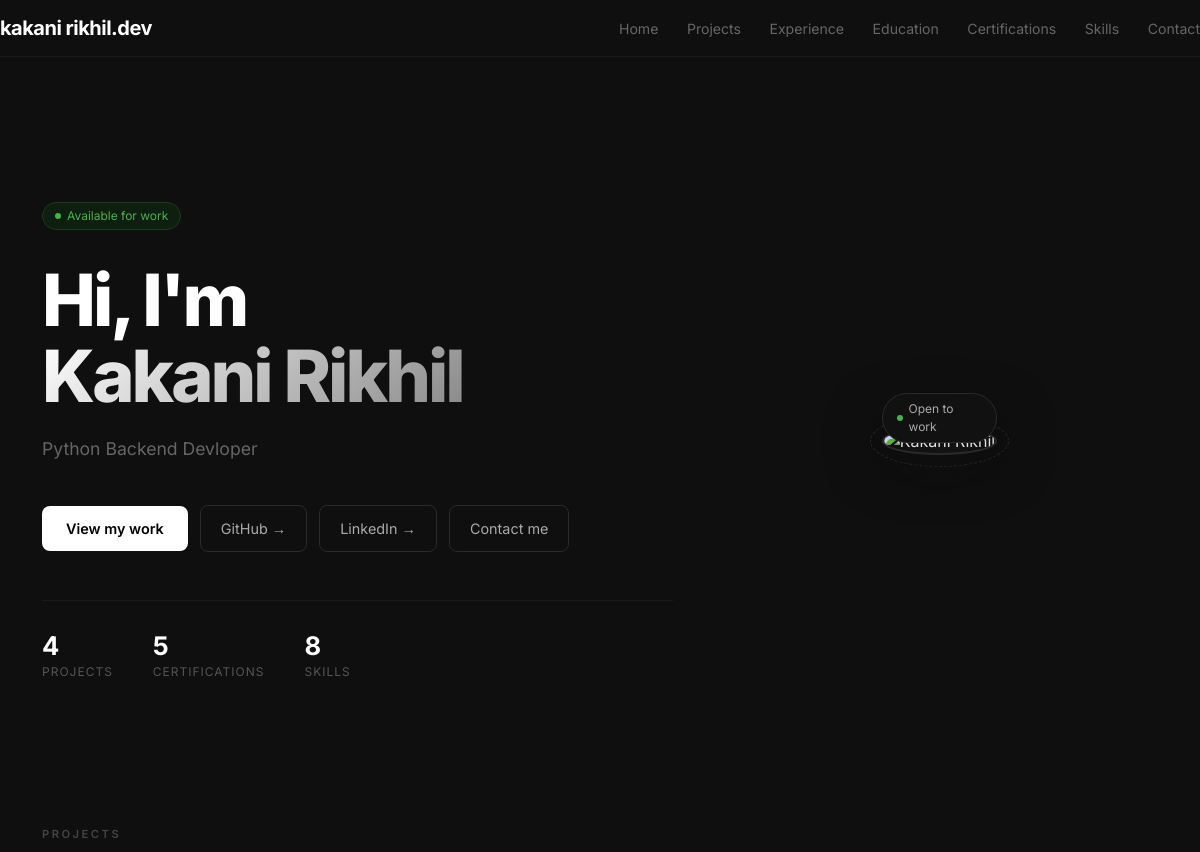
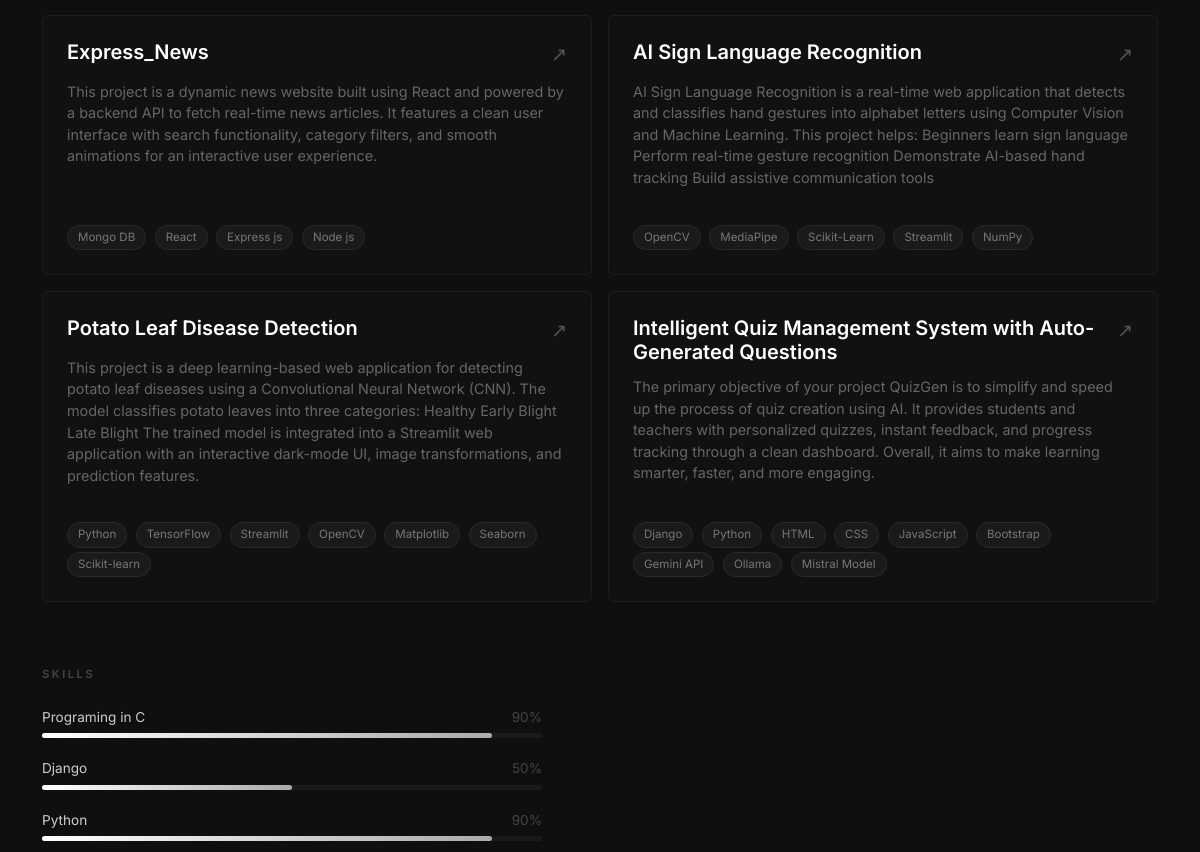
Before: / (upper part) with the older database file (2 pictures, top to bottom).
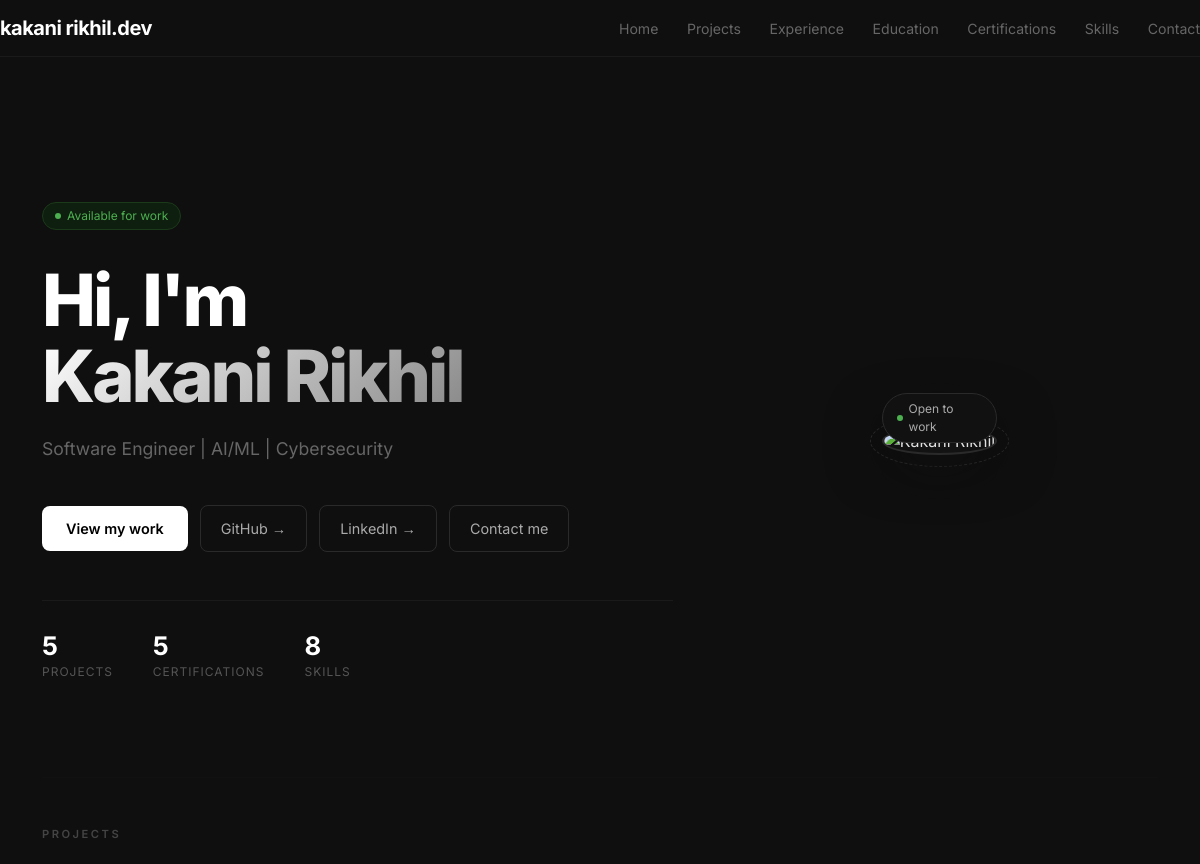
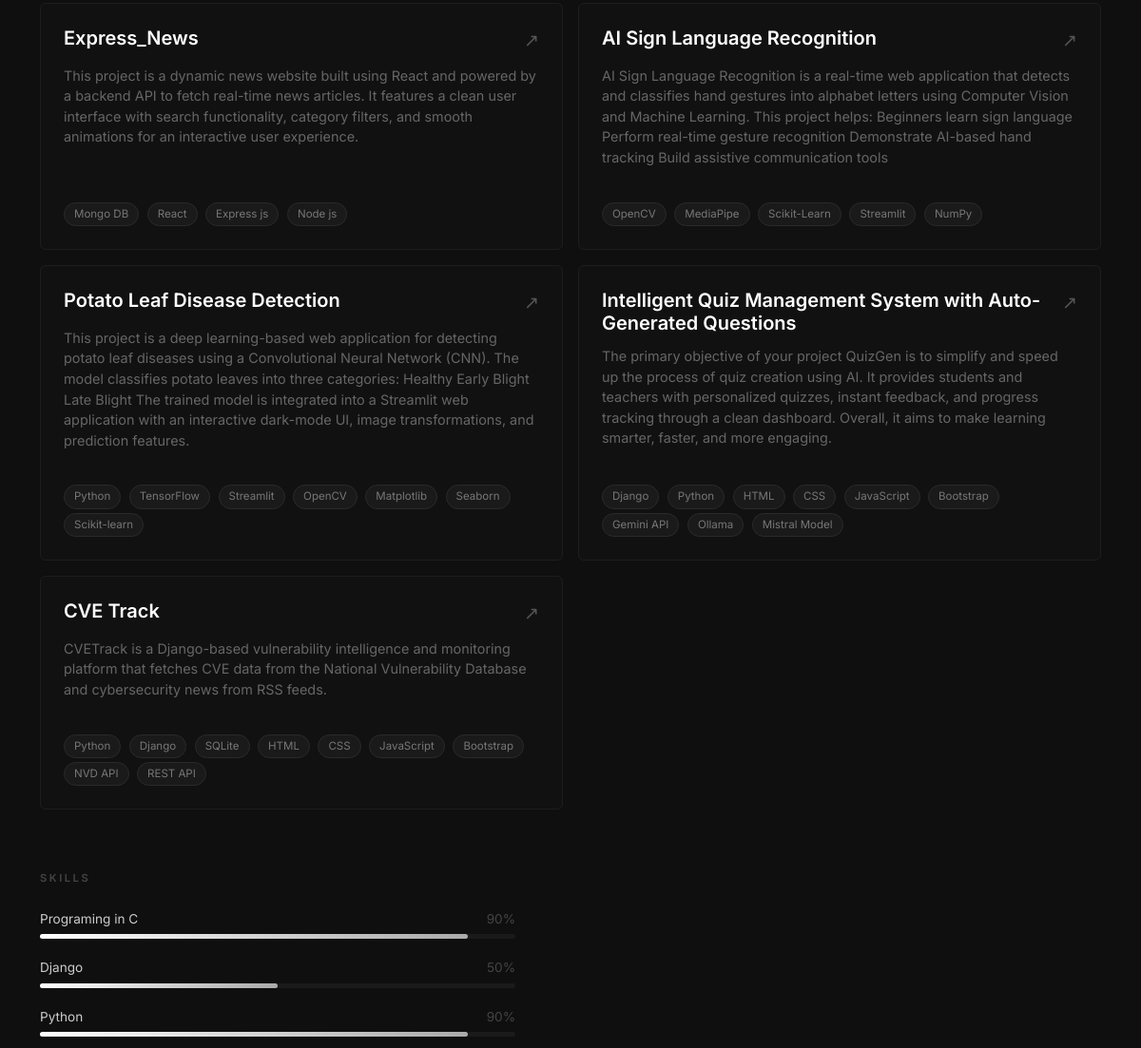
After: the same page with the newer database file (2 pictures, top to bottom).
### portfolio/models.py (models this page shows, shortened)
class Profile(models.Model):
    name        = models.CharField(max_length=100)
    tagline     = models.CharField(max_length=200)   # "Django backend developer building..."
    bio         = models.TextField(blank=True)        # longer about me text
    photo       = models.ImageField(upload_to='profile/')
    github_url  = models.URLField(blank=True)
    linkedin_url = models.URLField(blank=True)
    email       = models.EmailField(blank=True)
    available_for_work = models.BooleanField(default=True)  # controls the green badge
    class Meta:
        verbose_name_plural = 'Profile'  # fixes spelling in admin sidebar

class Project(models.Model):
    title       = models.CharField(max_length=200)
    description = models.TextField()
    github_url  = models.URLField(blank=True)
    image       = models.ImageField(upload_to='projects/', blank=True)
    tech_stack  = models.CharField(max_length=300, blank=True)
    def get_tech_list(self):
        return [t.strip() for t in self.tech_stack.split(',') if t.strip()]

class Skill(models.Model):
    name  = models.CharField(max_length=100)
    level = models.IntegerField()

### portfolio/views.py (the view)
# urls.py: 2. Add a URL to urlpatterns:  path('', views.home, name='home')
def home(request):
    profile        = Profile.objects.first()
    projects       = Project.objects.all()
    skills         = Skill.objects.all()
    experiences    = Experience.objects.all()
    educations     = Education.objects.all()
    certifications = Certification.objects.all()
    return render(request, 'portfolio/home.html', {
        'profile'       : profile,
        'projects'      : projects,
        'skills'        : skills,
        'experiences'   : experiences,
        'educations'    : educations,
        'certifications': certifications,
    })

### portfolio/context_processors.py (called while the page is built)
def profile(request):
    return {
        'site_profile': Profile.objects.first()
    }

### portfolio/templates/portfolio/home.html (shortened to what this page needs)
{% extends 'portfolio/base.html' %}
{% load static %}
{% block content %}
<section style="padding: 6rem 0 5rem;">
    <div class="row align-items-center g-5">
        <div class="col-lg-7">
            {% if profile.available_for_work %}
            <div class="available-badge" style="margin-bottom: 2rem;">
                <span class="available-dot"></span>
                Available for work
            </div>
            {% endif %}
            <h1 style="font-size: clamp(2.8rem, 6vw, 5rem); font-weight: 800;
                       line-height: 1.05; letter-spacing: -3px; color: #fff; margin-bottom: 1.25rem;">
                Hi, I'm<br>
                <span style="background: linear-gradient(135deg, #fff 0%, #888 100%);
                             -webkit-background-clip: text; -webkit-text-fill-color: transparent;
                             background-clip: text;">
                    {{ profile.name }}
                </span>
            </h1>
            <p style="font-size: 1.1rem; color: #666; line-height: 1.8;
                      max-width: 480px; margin-bottom: 2.5rem;">
                {{ profile.tagline }}
            </p>
            <div style="display: flex; gap: 12px; flex-wrap: wrap; align-items: center;">
                <a href="#projects" class="btn-primary"
                   style="padding: 12px 24px; font-size: 0.9rem;">
                    View my work
                </a>
                {% if profile.github_url %}
                <a href="{{ profile.github_url }}" target="_blank" class="btn-outline"
                   style="padding: 12px 20px; font-size: 0.9rem;">
                    GitHub →
                </a>
                {% endif %}
                {% if profile.linkedin_url %}
                <a href="{{ profile.linkedin_url }}" target="_blank" class="btn-outline"
                   style="padding: 12px 20px; font-size: 0.9rem;">
                    LinkedIn →
                </a>
                {% endif %}
                <a href="{% url 'contact' %}" class="btn-outline"
                   style="padding: 12px 20px; font-size: 0.9rem;">
                    Contact me
                </a>
            </div>
            <div style="display: flex; gap: 2.5rem; margin-top: 3rem; padding-top: 2rem;
                        border-top: 1px solid #1a1a1a; flex-wrap: wrap;">
                <div>
                    <p style="font-size: 1.6rem; font-weight: 700; color: #fff; margin: 0; line-height: 1;">
                        {{ projects.count }}
                    </p>
                    <p style="font-size: 0.75rem; color: #555; margin: 4px 0 0;
                              letter-spacing: 1px; text-transform: uppercase;">Projects</p>
                </div>
                <div>
                    <p style="font-size: 1.6rem; font-weight: 700; color: #fff; margin: 0; line-height: 1;">
                        {{ certifications.count }}
                    </p>
                    <p style="font-size: 0.75rem; color: #555; margin: 4px 0 0;
                              letter-spacing: 1px; text-transform: uppercase;">Certifications</p>
                </div>
                <div>
                    <p style="font-size: 1.6rem; font-weight: 700; color: #fff; margin: 0; line-height: 1;">
                        {{ skills.count }}
                    </p>
                    <p style="font-size: 0.75rem; color: #555; margin: 4px 0 0;
                              letter-spacing: 1px; text-transform: uppercase;">Skills</p>
                </div>
            </div>
        </div>
        <div class="col-lg-5 d-flex justify-content-center">
            {% if profile.photo %}
            <div style="position: relative;">
                <div style="position: absolute; bottom: 12px; right: 0px; z-index: 2;
                            background: #111; border: 1px solid #2a2a2a;
                            border-radius: 99px; padding: 6px 14px;
                            display: flex; align-items: center; gap: 6px;">
                    <span style="width: 6px; height: 6px; border-radius: 50%;
                                 background: #4CAF50; display: inline-block;"></span>
                    <span style="font-size: 0.75rem; color: #aaa;">Open to work</span>
                </div>
            </div>
            {% endif %}
        </div>
    </div>
</section>
<hr class="section-divider">
<section id="projects" style="margin-bottom: 4rem;">
    <p class="section-title">Projects</p>
    <div class="row g-3">
        {% for project in projects %}
        <div class="col-md-6">
            <div class="card p-4 h-100">
                <div style="display:flex; justify-content:space-between; align-items:start;">
                    <h5 style="color:#fff; font-weight:600; margin:0;">{{ project.title }}</h5>
                    <a href="{% url 'project-detail' project.id %}"
                       style="color:#555; font-size:1.2rem; text-decoration:none;">&nearr;</a>
                </div>
                <p style="color:#666; font-size:0.9rem; margin-top:0.75rem;">
                    {{ project.description }}
                </p>
                <div style="margin-top:auto; padding-top:1rem;">
                    {% for tech in project.get_tech_list %}
                    <span class="tag">{{ tech }}</span>
                    {% endfor %}
                </div>
            </div>
        </div>
        {% empty %}
        <p style="color:#555;">No projects yet — add them via the admin panel.</p>
        {% endfor %}
    </div>
</section>
<section id="skills" style="margin-bottom: 4rem;">
    <p class="section-title">Skills</p>
    <div style="max-width: 500px;">
        {% for skill in skills %}
        <div style="margin-bottom: 1.25rem;">
            <div style="display:flex; justify-content:space-between; font-size:0.85rem;">
                <span style="color:#ccc;">{{ skill.name }}</span>
                <span style="color:#444;">{{ skill.level }}%</span>
            </div>
            <div class="skill-bar-bg">
                <div class="skill-bar-fill" style="width: {{ skill.level }}%;"></div>
            </div>
        </div>
        {% endfor %}
    </div>
</section>
{% endblock %}

### portfolio/templates/portfolio/base.html (shortened to what this page needs)
{% load static %}
<!DOCTYPE html>
<html lang="en">
<head>
    {% load static %}
    <link rel="stylesheet" href="{% static 'portfolio/css/style.css' %}">
    <link href="https://cdn.jsdelivr.net/npm/bootstrap@5.3.0/dist/css/bootstrap.min.css" rel="stylesheet">
</head>
<body>
<nav class="navbar d-flex justify-content-between align-items-center">
    <a class="navbar-brand" href="/">
        {% if site_profile %}{{ site_profile.name|lower }}.dev
        {% else %}Rikhil.dev{% endif %}
    </a>
    <div class="nav-links">
        <a href="/">Home</a>
        <a href="#projects">Projects</a>
        <a href="#experience">Experience</a>
        <a href="#education">Education</a>
        <a href="#certifications">Certifications</a>
        <a href="#skills">Skills</a>
        <a href="{% url 'contact' %}">Contact</a>
    </div>
</nav>
<div class="container py-5">
    {% block content %}{% endblock %}
</div>
</body>
</html>

### portfolio/static/portfolio/css/style.css (style rules this page uses)
html, body { background-color: #0f0f0f !important; color: #e0e0e0 !important; min-height: 100vh; }
.container, .container-fluid { background-color: transparent !important; }
.card { background: #111 !important; border: 1px solid #1e1e1e !important; color: #e0e0e0 !important; }
section, div { background-color: transparent; }
* { font-family: 'Inter', sans-serif; box-sizing: border-box; }
body { background: #0f0f0f; color: #e0e0e0; margin: 0; }
.navbar { background: #0f0f0f !important; border-bottom: 1px solid #1a1a1a; padding: 1rem 2rem; position: sticky; top: 0; z-index: 100; backdrop-filter: blur(10px); }
.navbar-brand { font-weight: 700; font-size: 1.1rem; color: #fff !important; letter-spacing: -0.5px; text-decoration: none; }
.nav-links a { color: #666; text-decoration: none; margin-left: 1.5rem; font-size: 0.88rem; transition: color 0.2s; }
.available-badge { display: inline-flex; align-items: center; gap: 6px; background: #0f1f0f; border: 1px solid #1a3a1a; color: #4CAF50; font-size: 0.75rem; padding: 4px 12px; border-radius: 99px; margin-bottom: 1.5rem; }
.available-dot { width: 6px; height: 6px; background: #4CAF50; border-radius: 50%; animation: pulse 2s infinite; }
.section-title { font-size: 0.7rem; font-weight: 600; letter-spacing: 2.5px; text-transform: uppercase; color: #444; margin-bottom: 1.5rem; }
.card { background: #111; border: 1px solid #1e1e1e; border-radius: 12px; transition: border-color 0.2s, transform 0.2s; }
.btn-primary { background: #fff; color: #000; border: none; font-weight: 600; font-size: 0.82rem; padding: 8px 18px; border-radius: 8px; transition: background 0.2s; text-decoration: none; display: inline-block; }
.btn-outline { background: transparent; color: #aaa; border: 1px solid #2a2a2a; font-size: 0.82rem; padding: 8px 18px; border-radius: 8px; transition: all 0.2s; text-decoration: none; display: inline-block; }
.skill-bar-bg { background: #1a1a1a; border-radius: 99px; height: 5px; margin-top: 6px; }
.skill-bar-fill { height: 5px; border-radius: 99px; background: linear-gradient(90deg, #fff, #aaa); transition: width 1s ease; }
.tag { display: inline-block; background: #1a1a1a; border: 1px solid #2a2a2a; color: #777; font-size: 0.72rem; padding: 3px 10px; border-radius: 99px; margin-right: 4px; margin-top: 4px; }
.section-divider { border: none; border-top: 1px solid #1a1a1a; margin: 1rem 0 3rem; }

Changed rows visible on the page:
changed Profile "Kakani Rikhil": tagline "Python Backend Devloper" → "Software Engineer | AI/ML | Cybersecurity"
added Project: title "CVE Track", description "CVETrack is a Django-based vulnerability intelligence and monitoring platform that fetches CVE data from the National Vulnerability Database and cybersecurity news from RSS feeds.", get_tech_list "Python" "Django" "SQLite" "HTML" "CSS" "JavaScript" "Bootstrap" "NVD API" "REST API"
Other visible differences:
{{ projects.count }}: "4" → "5"
